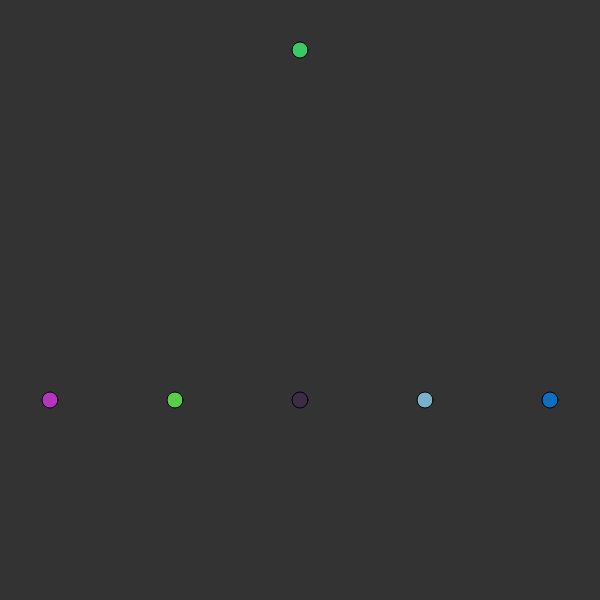
Frame 1 (no input)
Frame 60 (no input): identical to frame 1, image omitted
Frame 120 (the mouse pressed at the canvas centre since frame 60): identical to frame 1, image omitted

The p5.js sketch that drew this single still picture (run headless with seeded random() and noise() and a simulated clock; from frame 60 on, the mouse is pressed at the canvas centre):

// p5.js sketch
// ── sketch.js
let population;
let target;
let lifespan = 120;
let count = 0;

function setup() {
  createCanvas(600, 600);

  population = new Population();

  target = new Ball(width / 2, 50, 60, 200, 100);

}


function draw() {
  background(51);

  count++;

  population.run();

  if (count == lifespan) {
    population.evaluate();
    population.selection();
    count = 0;
  }
  // console.log(population.matingPool);

  target.show();
}

function Population() {
  this.balls = [];
  this.popSize = 5;
  this.matingPool = [];

  for (let i = 0; i < this.popSize; i++) {
    this.balls[i] = new Ball(i * 125 + 50, 400)
  }

  this.run = function () {
    for (let i = 0; i < this.popSize; i++) {
      this.balls[i].show();
    }
  }

  this.evaluate = function () {
    for (let i = 0; i < this.popSize; i++) {
      //calcular a fitness de cada um
      this.balls[i].calcRedFitness();
      this.balls[i].calcGreenFitness();
      this.balls[i].calcBlueFitness();
      this.balls[i].calcFitness();
    }

    //pegar os melhores e colocar num novo array
    let bestFit = 0;
    for (let i = 0; i < this.popSize; i++) {
      if (this.balls[i].fitness > bestFit) {
        bestFit = this.balls[i].fitness;
        this.balls[i].best = true;
      }
    }
    for (let i = 0; i < this.popSize; i++) {
      if (this.balls[i].fitness < bestFit) {
        this.balls[i].best = false;
      }
    }

    for (let i = 0; i < this.popSize; i++) {
      if (this.balls[i].best) {
        this.fitness *= 100;
      }
      this.balls[i].fitness /= bestFit;
    }
    //preencher o array com os melhores e suas devidas pontuações
    for (let i = 0; i < this.popSize; i++) {
      let n = this.balls[i].fitness * 100;
      for (let j = 0; j < n; j++) {
        this.matingPool.push(this.balls[i]);
      }
    }

  }

  this.selection = function () {
    let newBalls = [];
    for (let i = 0; i < this.balls.length; i++) {
      var parentA = random(this.matingPool);
      var parentB = random(this.matingPool);
      var child = parentA.crossoverB();
      newBalls.push(child);
    }
    this.balls = newBalls;
    console.log(this.balls);
  }

}

function Ball(x, y, r, g, b) {
  if (!x && !y) {
    this.x = random(width);
    this.y = random(height);
  } else {
    this.x = x;
    this.y = y;
  }

  if (!r && !g && !b) {
    this.r = random(255);
    this.g = random(255);
    this.b = random(255);
  } else {
    this.r = r;
    this.g = g;
    this.b = b;
  }

  this.fitness;
  this.redFitness = 0;
  this.greenFitness = 0;
  this.blueFitness = 0;

  this.best = false;

  this.calcRedFitness = function () {
    this.redFitness = target.r - this.r;
    if (this.redFitness < 0) {
      this.redFitness *= -1;
    }
  }
  this.calcGreenFitness = function () {
    this.greenFitness = target.r - this.r;
    if (this.greenFitness < 0) {
      this.greenFitness *= -1;
    }
  }
  this.calcBlueFitness = function () {
    this.blueFitness = target.b - this.b;
    if (this.blueFitness < 0) {
      this.blueFitness *= -1;
    }
  }
  this.calcFitness = function () {
    this.fitness = this.redFitness + this.greenFitness + this.blueFitness;
  }

  this.crossover = function (partner) {
    let red;
    let green;
    let blue;

    let pickRed = random(1);
    let pickGreen = random(1);
    let pickBlue = random(1);

    if (pickRed < 0.5) {
      red = this.r;
    } else {
      red = partner.r;
    }
    if (pickGreen < 0.5) {
      green = this.g;
    } else {
      green = partner.g;
    }
    if (pickBlue < 0.5) {
      blue = this.b;
    } else {
      blue = partner.b;
    }

    return new Ball(random(width), random(height), red, blue, green);

  }

  this.crossoverB = function () {
    let red = this.r + random(5);
    let green = this.g + random(5);
    let blue = this.b + random(5);

    return new Ball(random(width), random(height), red, blue, green);

  }

  this.show = function () {
    noStroke;
    fill(this.r, this.g, this.b);
    circle(this.x, this.y, 16, 16)
  }

}
